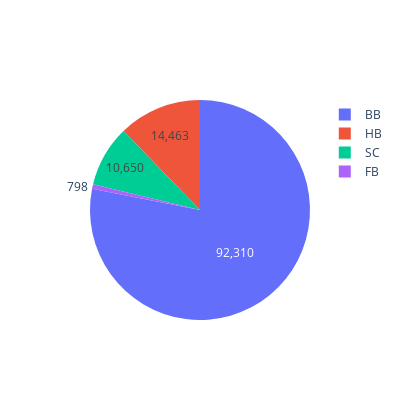

Notebook code for this chart:
### Code cell
trace = go.Pie(labels = meal.index,
                values = meal, 
               hoverinfo="label+percent", 
               textinfo = "value")

fig = go.Figure(data = [trace])
fig.update_layout(width = 400, height = 400)
fig.show()

### Figure 1 — Plotly figure (JSON) as saved in the notebook; plotly's stock layout.template omitted (floating-point values rounded to 4 significant figures)
{"data": [{"hoverinfo": "label+percent", "labels": ["BB", "HB", "SC", "FB"], "textinfo": "value", "type": "pie", "values": [92310, 14463, 10650, 798]}], "layout": {"height": 400, "width": 400}}
